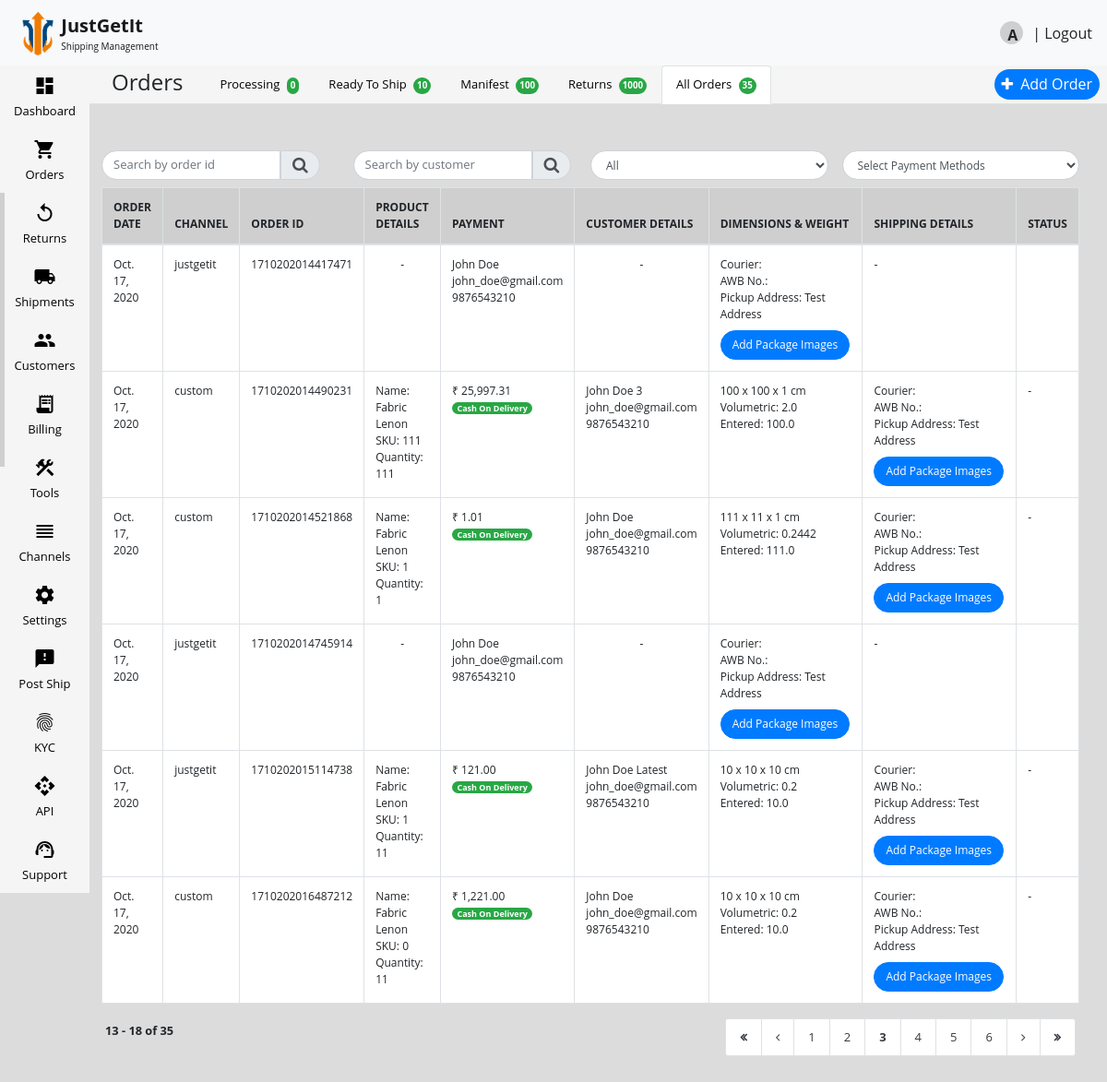
Page /ship/orders/?page=3 on the committed database.
### jgiship/models.py (models this page shows, shortened)
class Order(models.Model):
    id = models.IntegerField(primary_key=True)
    buyer = models.ForeignKey(Buyer, on_delete=models.DO_NOTHING, null=True, blank=True, related_name='buyer_order')
    order_date = models.DateField()
    order_channel = models.CharField(max_length=40)

class Buyer(models.Model):
    user = models.ForeignKey(User, on_delete=models.DO_NOTHING)
    buyer_name = models.CharField(max_length=100)
    phone_number = models.IntegerField()
    alternate_phone_number = models.IntegerField(default=0, null=True, blank=True)
    email_id = models.EmailField(max_length=100)
    address_line1 = models.CharField(max_length=1000)
    address_line2 = models.CharField(max_length=1000)
    pincode = models.IntegerField()
    city = models.CharField(max_length=30)
    state = models.CharField(max_length=30)
    country = models.CharField(max_length=20)
    company_name = models.CharField(max_length=30, null=True, blank=True)
    same_billing_address = models.BooleanField(default=True)
    billing_buyer_name  = models.CharField(max_length=100)
    billing_phone_number = models.IntegerField()
    billing_email_id = models.EmailField(max_length=100)
    billing_address_line1 = models.CharField(max_length=1000)
    billing_address_line2 = models.CharField(max_length=1000)
    billing_pincode = models.IntegerField()
    billing_city = models.CharField(max_length=30)
    billing_state = models.CharField(max_length=30)
    billing_country = models.CharField(max_length=20)

class SelectedAddress(models.Model):
    address = models.ForeignKey(PickupAddress, on_delete=models.CASCADE, related_name='pickupaddress')
    is_supplier_address = models.BooleanField(default=False)

class PickupAddress(models.Model):
    user = models.ForeignKey(User, on_delete=models.CASCADE, related_name='pickupaddress_order')
    address_nickname = models.CharField(max_length=20)
    contact_name = models.CharField(max_length=30)
    phone_number = models.IntegerField()
    address_line1 = models.CharField(max_length=1000)
    address_line2 = models.CharField(max_length=1000)
    pincode = models.IntegerField()
    city = models.CharField(max_length=20)
    state = models.CharField(max_length=30)
    email = models.EmailField(max_length=50)

class Product(models.Model):
    order = models.ForeignKey(Order, on_delete=models.CASCADE,  related_name='product_order')
    product_name = models.CharField(max_length=20)
    sku = models.IntegerField(null=True, blank=True)
    quantity = models.IntegerField()
    unit_price = models.FloatField()
    tax_rate = models.FloatField(null=True, blank=True)
    hsn = models.IntegerField(null=True, blank=True)
    discount = models.FloatField(null=True, blank=True)
    product_category = models.CharField(max_length=30, null=True, blank=True)
    payment_method = models.CharField(max_length=10)
    sub_total = models.FloatField()
    shipping_charge = models.FloatField(null=True, blank=True)
    giftwrap_charge = models.FloatField(null=True, blank=True)
    transaction_charge = models.FloatField(null=True, blank=True)
    extra_discount = models.FloatField(null=True, blank=True)
    total = models.CharField(max_length=20)

class PackageMetrics(models.Model):
    order = models.ForeignKey(Order, on_delete=models.CASCADE, related_name='package_metrics_order')
    weight = models.FloatField()
    length = models.FloatField()
    width = models.FloatField()
    height = models.FloatField()
    volumetric_weight = models.CharField(max_length=20)
    package_id = models.CharField(max_length=10)

### jgiship/views.py (the view)
# urls.py: path('orders/', views.orders, name='orders')
def orders(request):
    if 'phone_number' in request.GET and request.GET['phone_number']:
        phone_number = request.GET['phone_number']
        buyer_list = Buyer.objects.filter(phone_number=phone_number)
        buyer_id_list = []
        buyer_id_list.append(buyer_list)
        order_list = Order.objects.filter(buyer__in=buyer_id_list[0]).order_by('-order_date')
    elif 'payment_method' in request.GET and request.GET['payment_method']:
        payment_method = request.GET['payment_method']
        product_list = Product.objects.filter(payment_method=payment_method)
        payment_id_list = []
        payment_id_list.append(product_list)
        order_list = Order.objects.filter(product_order__in=payment_id_list[0]).order_by('-order_date')
    elif 'date_filter' in request.GET and request.GET['date_filter']:
        counter = request.GET['date_filter']
        date_filter = datetime.now() - timedelta(days=int(counter))
        order_list = Order.objects.filter(order_date__gte=date_filter).order_by('-order_date')
    else:
        order_list = Order.objects.all().order_by('-order_date')
    filter = OrderIdFilter(request.GET, queryset=order_list)
    order_filter = OrderIdFilter(request.GET, queryset=order_list).qs
    paginator = Paginator(order_filter, 6)
    page = request.GET.get('page')
    try:
        response = paginator.page(page)
    except PageNotAnInteger:
        response = paginator.page(1)
    except EmptyPage:
        response = paginator.page(paginator.num_pages)
    first_item_number = 6 * (response.number - 1) + 1
    context = {'title': 'Previous Orders',
                'process_order_active': False,
                'generate_pickup_page': False,
                'manifest_page': False,
                'order_id_filter': filter,
                'orders_page': True,
                'order_list':response,
                'page_size': 6,
                'first_item_number': first_item_number
                }
    return render(request, 'jgiship/orders.html', context)

### jgiship/templates/jgiship/orders.html (shortened to what this page needs)
{% extends 'jgiship/base.html' %}
{% load mathfilters %}
{% load humanize %}
{% block content %}
<div class="row mb-2">
    <div class="col-3">
        <div class="input-group md-form form-sm form-2">
            <form method="get" class="form-inline w-100" id="search_filter">
                <input type="text" name="id" placeholder="Search by order id" autocomplete="false"
                       class="form-control my-0 py-1 border-radius-left-30px font-12 w-80" id="id_id">
                <button class="input-group-text lighten-3 border-radius-right-30px font-18" type="submit">
                    <i class="fa fa-search text-grey" aria-hidden="true"></i>
                </button>
            </form>
        </div>
    </div>
    <div class="col-3">
        <div class="input-group md-form form-sm form-2">
            <form method="get" class="form-inline w-100" id="phone_number_filter">
                <input type="text" name="phone_number" placeholder="Search by customer" autocomplete="false"
                       class="form-control my-0 py-1 border-radius-left-30px font-12 w-80" id="id_phone_number">
                <button class="input-group-text lighten-3 border-radius-right-30px font-18" type="submit">
                    <i class="fa fa-search text-grey" aria-hidden="true"></i>
                </button>
            </form>
        </div>
    </div>
    <div class="col-3 pl-0">
        <div class="input-group md-form form-sm form-2">
            <form method="get" class="w-100" id="order_date_filter">
                <select class="form-control border-radius-30px font-12" name="date_filter"
                        onchange="this.form.submit()">
                    <option value="all">All</option>
                </select>
            </form>
        </div>
    </div>
    <div class="col-3 pl-0">
        <div class="input-group md-form form-sm form-2">
            <form method="get" class="w-100" id="payment_method_filter">
                <select class="form-control border-radius-30px font-12" name="payment_method"
                        onchange="this.form.submit()">
                    <option value="">Select Payment Methods</option>
                </select>
            </form>
        </div>
    </div>
</div>
<table id="orders_table" class="table table-bordered bg-white font-12">
    <thead>
    <tr class="bg-grey">
        <th>ORDER DATE</th>
        <th>CHANNEL</th>
        <th>ORDER ID</th>
        <th>PRODUCT DETAILS</th>
        <th>PAYMENT</th>
        <th>CUSTOMER DETAILS</th>
        <th>DIMENSIONS & WEIGHT</th>
        <th>SHIPPING DETAILS</th>
        <th>STATUS</th>
    </tr>
    </thead>
    <tbody>
    {% for order in order_list %}
    <tr>
        <td>{{order.order_date}}</td>
        <td>{{order.order_channel}}</td>
        <td>{{order.id}}</td>
        {% for product in order.product_order.all %}
        <td>
            Name: {{product.product_name}}<br>
            SKU: {{product.sku}}<br>
            Quantity: {{product.quantity}}
        </td>
        <td>
            ₹ {{product.total|floatformat:2|intcomma}}<br>
            <span class="badge bg-success text-white badge-pill">
                {% if product.payment_method == 'cod' %}Cash On Delivery{% else %}Prepaid{% endif %}
            </span>
        </td>
        {% empty %}
        <td class="text-center">-</td>
        {% endfor %}
        <td>
            {{order.buyer.buyer_name}}<br>
            {{order.buyer.email_id}}<br>
            {{order.buyer.phone_number}}
        </td>
        {% for package in order.package_metrics_order.all %}
        <td>
            {{package.length|floatformat:0}} x {{package.width|floatformat:0}} x {{package.height|floatformat:0}} cm<br>
            Volumetric: {{package.volumetric_weight}}<br>
            Entered: {{package.weight}}
        </td>
        {% empty %}
        <td class="text-center">-</td>
        {% endfor %}
        {% for address_list in order.buyer.user.pickupaddress_order.all %}
        {% for selected_address in address_list.pickupaddress.all %}
        {% if selected_address.is_supplier_address == True %}
        <td>
            Courier: <br>
            AWB No.: <br>
            Pickup Address: {{selected_address.address.address_nickname}}
            <input type="button" class="btn btn-primary font-12 border-radius-30px mt-2" value="Add Package Images">
        </td>
        {% endif %}
        {% endfor %}
        {% endfor %}
        <td>-</td>
    </tr>
    {% empty %}
    <tr class="text-center">
        <td colspan="9" class="py-5">No Order Data Available</td>
    </tr>
    {% endfor %}
    </tbody>
</table>
<div class="row mx-1">
    <div class="col-md-6 pl-0 mb-2">
        <b>
            {% if order_list.paginator.count > 0 %}
            <small class="font-bold">
                {{ first_item_number }}
                -
                {% if page_size|mul:order_list.number > order_list.paginator.count %}
                {{ order_list.paginator.count }}
                {% else %}
                {{ page_size|mul:order_list.number }}
                {% endif %}
                of
                {{ order_list.paginator.count }}
            </small>
            {% endif %}
        </b>
    </div>
    <div class="col-md-6 pr-0">
        <nav class="float-right">
            {% if order_list.paginator.count > page_size and order_list.paginator.count > 0 %}
            <ul class="pagination pagination-sm">
                {% if order_list.has_previous %}
                <li class="page-item">
                    <a class="page-link text-dark" href="?page=1">
                        <i class="fa fa-angle-double-left font-bold"></i>
                    </a>
                </li>
                <li class="page-item">
                    <a class="page-link text-dark" href="?page={{ order_list.previous_page_number }}"
                       tabindex="-1">
                        <i class="fa fa-angle-left"></i>
                    </a>
                </li>
                {% endif %}
                {% for page in order_list.paginator.page_range %}
                {% if page == order_list.number %}
                <li class="page-item disabled">
                    <a class="page-link text-dark bg-custom font-bold" href="#">
                        {{ page }}
                    </a>
                </li>
                {% elif page <= order_list.number|add:3 and page >= order_list.number|add:-3 %}
                <li class="page-item"><a class="page-link text-dark" href="?page={{ page }}">{{ page }}</a>
                </li>
                {% endif %}
                {% endfor %}
                {% if order_list.has_next %}
                <li class="page-item">
                    <a class="page-link text-dark" href="?page={{ order_list.next_page_number }}">
                        <i class="fa fa-angle-right"></i>
                    </a>
                </li>
                <li class="page-item">
                    <a class="page-link text-dark" href="?page={{ order_list.paginator.num_pages }}">
                        <i class="fa fa-angle-double-right font-bold"></i>
                    </a>
                </li>
                {% endif %}
            </ul>
            {% endif %}
        </nav>
    </div>
</div>
{% endblock %}

### static/css/style.css (style rules this page uses)
body { background: #DCDCDC!important; font-family: 'Open Sans',sans-serif!important; }
#menu ul { list-style-type:none; }
.font-bold { font-weight: bold!important; }
.float-right { float: right!important; }
#add_order_page input[type=text], input[type=password], input[type=email], input[type=number], input[type=date], input[type=file], select, button { border-radius: 30px!important; font-size: 13px!important; }
::placeholder { font-size: 13px!important; }
select { font-size: 13px!important; }
.font-12 { font-size: 12px!important; }
.font-18 { font-size: 18px!important; }
.w-80 { width: 80%!important; }
.bg-grey { background: #cfcfcf!important; }
.border-radius-30px { border-radius: 30px!important; }
.border-radius-left-30px { border-radius: 30px 0px 0px 30px!important; }
.border-radius-right-30px { border-radius: 0px 30px 30px 0px!important; }

### static/css/map.css (style rules this page uses)
html, body { height: 100%; margin: 0; padding: 0; }

### rows in the picture
Order: order_date "Oct. 17, 2020", order_channel "justgetit", id "1710202014417471", buyer.buyer_name "John Doe", buyer.email_id "john_doe@gmail.com", buyer.phone_number "9876543210"
SelectedAddress: address.address_nickname "Test Address"
Order: order_date "Oct. 17, 2020", order_channel "custom", id "1710202014490231", buyer.buyer_name "John Doe 3", buyer.email_id "john_doe@gmail.com", buyer.phone_number "9876543210"
Product: product_name "Fabric Lenon", sku "111", quantity "111", total "25,997.31", payment_method "Cash On Delivery"
PackageMetrics: length "100", width "100", height "1", volumetric_weight "2.0", weight "100.0"
Order: order_date "Oct. 17, 2020", order_channel "custom", id "1710202014521868", buyer.buyer_name "John Doe", buyer.email_id "john_doe@gmail.com", buyer.phone_number "9876543210"
Product: product_name "Fabric Lenon", sku "1", quantity "1", total "1.01", payment_method "Cash On Delivery"
PackageMetrics: length "111", width "11", height "1", volumetric_weight "0.2442", weight "111.0"
Order: order_date "Oct. 17, 2020", order_channel "justgetit", id "1710202014745914", buyer.buyer_name "John Doe", buyer.email_id "john_doe@gmail.com", buyer.phone_number "9876543210"
Order: order_date "Oct. 17, 2020", order_channel "justgetit", id "1710202015114738", buyer.buyer_name "John Doe Latest", buyer.email_id "john_doe@gmail.com", buyer.phone_number "9876543210"
Product: product_name "Fabric Lenon", sku "1", quantity "11", total "121.00", payment_method "Cash On Delivery"
PackageMetrics: length "10", width "10", height "10", volumetric_weight "0.2", weight "10.0"
Order: order_date "Oct. 17, 2020", order_channel "custom", id "1710202016487212", buyer.buyer_name "John Doe", buyer.email_id "john_doe@gmail.com", buyer.phone_number "9876543210"
Product: product_name "Fabric Lenon", sku "0", quantity "11", total "1,221.00", payment_method "Cash On Delivery"
PackageMetrics: length "10", width "10", height "10", volumetric_weight "0.2", weight "10.0"

### other values in the picture
{{ request.user|make_list|first }} "A"
{{ order_list.paginator.count }} "35"
{{ first_item_number }} "13"
{{ page_size|mul:order_list.number }} "18"
{{ page }} "1" "2" "4" "5" "6"
{{ page }} "3"
